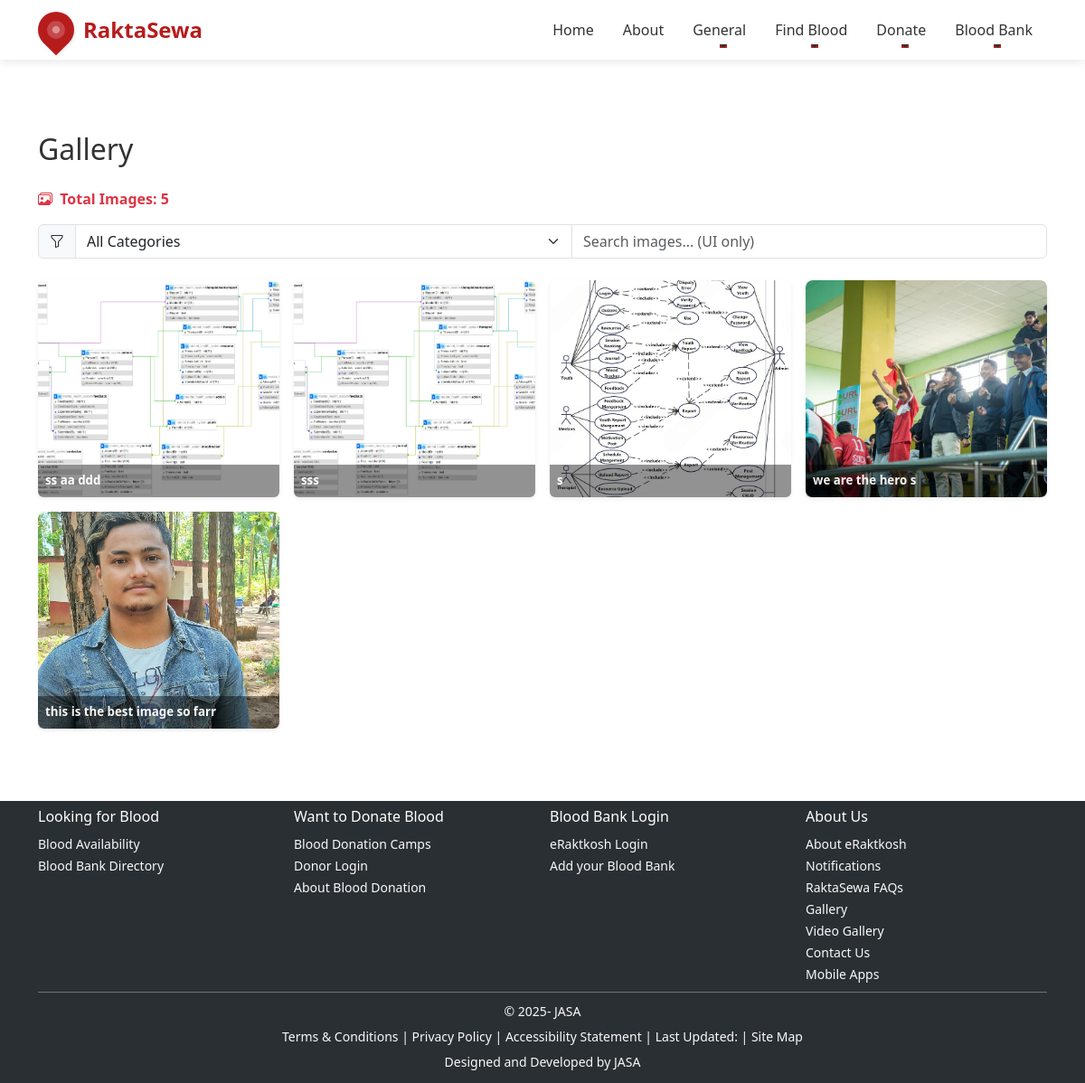
Page /gallery/ on the committed database.
### core/models.py (models this page shows, shortened)
class Gallery(models.Model):
    image = models.ImageField(upload_to='gallery/')
    caption = models.CharField(max_length=255, blank=True)
    uploaded_at = models.DateTimeField(auto_now_add=True)

### core/views.py (the view)
# urls.py: path('gallery/', views.gallery, name='gallery'),
def gallery(request):
    images = Gallery.objects.order_by('-uploaded_at')
    return render(request, 'gallery.html', {'images': images})

### templates/gallery.html (shortened to what this page needs)
{% extends 'base.html' %}
{% load static %}
{% block content %}
<div class="container my-5">
  <h2 class="mb-4">Gallery</h2>
  <div class="mb-3 d-flex flex-wrap align-items-center justify-content-between">
    <div class="fw-bold text-danger">
      <i class="bi bi-images me-1"></i> Total Images: {{ images|length }}
    </div>
  </div>
  <div class="mb-4">
    <div class="input-group">
      <span class="input-group-text"><i class="bi bi-funnel"></i></span>
      <select class="form-select" id="galleryCategoryFilter">
        <option value="">All Categories</option>
      </select>
      <input type="text" class="form-control" placeholder="Search images... (UI only)" id="gallerySearchInput">
    </div>
  </div>
  <div class="row g-3">
    {% for image in images %}
    <div class="col-6 col-md-4 col-lg-3">
      <div class="gallery-card position-relative overflow-hidden rounded shadow-sm h-100">
        <img src="{{ image.image.url }}" class="gallery-img w-100" alt="{{ image.caption }}" style="cursor:pointer;" data-bs-toggle="modal" data-bs-target="#carouselModal" data-index="{{ forloop.counter0 }}">
        <div class="gallery-info-overlay position-absolute bottom-0 start-0 w-100 p-2 text-white d-flex flex-column" style="background:rgba(0,0,0,0.45);">
          {% if image.caption %}
            <span class="small fw-bold">{{ image.caption }}</span>
          {% endif %}
        </div>
      </div>
    </div>
    {% endfor %}
  </div>
</div>
{% endblock %}

### static/css/styles.css (style rules this page uses)
.gallery-img { border-radius: 8px; transition: transform 0.3s; }

### templates/base.html (style rules this page uses)
:root { --primary-color: #b71c1c; --secondary-color: #880808; --accent-color: #ff5252; --text-color: #333; --light-bg: #f8f9fa; }
body { font-family: 'Segoe UI', Tahoma, Geneva, Verdana, sans-serif; color: var(--text-color); }

### templates/gallery.html (style rules this page uses)
.gallery-card { transition: transform 0.2s, box-shadow 0.2s; cursor: pointer; background: #fff; }
.gallery-img { height: 240px; object-fit: cover; transition: filter 0.2s; border-radius: 8px; }
.gallery-info-overlay { opacity: 0.95; font-size: 0.95rem; }

### rows in the picture
Gallery: image (picture), caption "ss aa ddd"
Gallery: image (picture), caption "sss"
Gallery: image (picture), caption "s"
Gallery: image (picture), caption "we are the hero s"
Gallery: image (picture), caption "this is the best image so farr"

### other values in the picture
{{ images|length }} "5"
